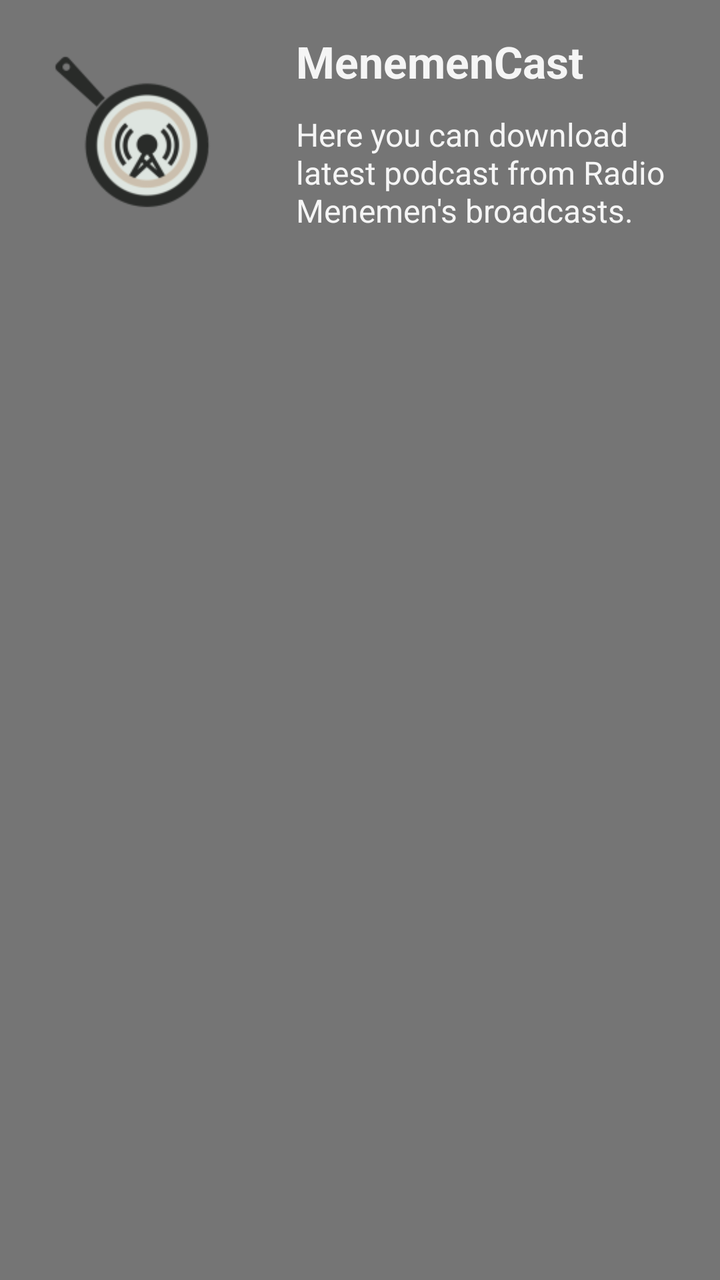
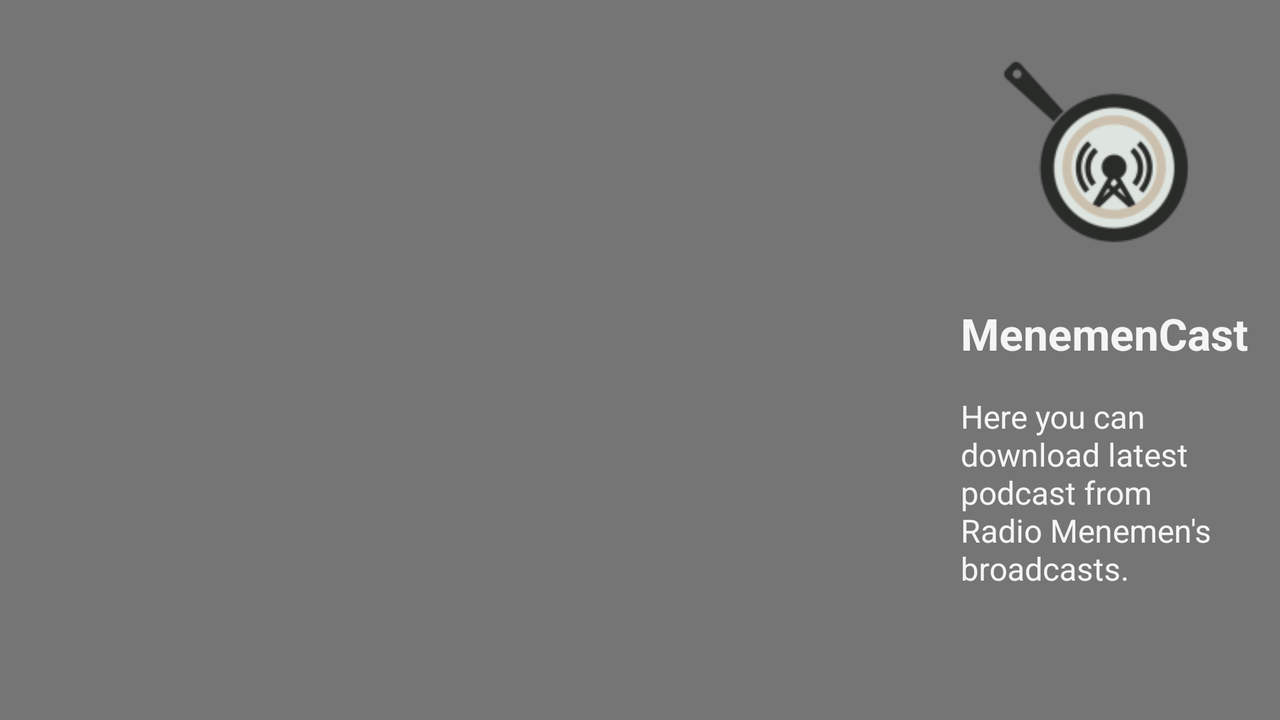

First picture: res/layout/ on a phone held upright. Second picture: the repository's own variant of that layout, on a device whose configuration matches the variant's folder. Source for both follows.
<!-- AndroidManifest.xml: application theme AppTheme -->
<!-- res/layout/fragment_podcast.xml -->
<FrameLayout xmlns:android="http://schemas.android.com/apk/res/android"
    xmlns:tools="http://schemas.android.com/tools"
    android:layout_width="match_parent"
    android:layout_height="match_parent"
    tools:context="com.incitorrent.radyo.menemen.pro.fragments.podcast">


    <RelativeLayout
        android:layout_width="match_parent"
        android:layout_height="match_parent"

        android:background="@color/colorBackgroundsoft">

        <android.support.v7.widget.RecyclerView
            android:layout_width="match_parent"
            android:layout_height="wrap_content"
            android:id="@+id/podcastR"
            android:layout_below="@+id/imageView"
            android:layout_alignParentStart="true"
            android:layout_marginLeft="16dp"
            android:layout_marginTop="16dp"
            android:layout_marginRight="16dp" />

        <ImageView
            android:layout_width="100dp"
            android:layout_height="100dp"
            android:id="@+id/imageView"
            android:src="@mipmap/ic_launcher"
            android:layout_alignParentTop="true"
            android:layout_alignParentStart="true"
            android:layout_margin="16dp" />

        <TextView
            android:layout_width="wrap_content"
            android:layout_height="wrap_content"
            android:text="@string/podcast_subtitle"
            android:id="@+id/description_podcast"
            android:textSize="16dp"
            android:layout_marginLeft="16dp"
            android:layout_marginRight="16dp"
            android:layout_alignBottom="@+id/imageView"
            android:layout_toEndOf="@+id/imageView"
            android:textColor="@color/softGrey" />

        <TextView
            android:layout_width="wrap_content"
            android:layout_height="wrap_content"
            android:textAppearance="?android:attr/textAppearanceLarge"
            android:text="MenemenCast"
            android:id="@+id/textView3"
            android:layout_above="@+id/description_podcast"
            android:layout_toEndOf="@+id/imageView"
            android:layout_margin="16dp"
            android:textColor="@color/softGrey"
            android:textStyle="bold" />
    </RelativeLayout>

</FrameLayout>
<!-- resources referenced by this layout -->
<resources>
  <color name="colorBackgroundsoft">#757575</color>
  <color name="softGrey">#f5f5f5</color>
  <!-- mipmap ic_launcher: png bitmap (mipmap-hdpi, 3243 bytes) -->
  <string name="podcast_subtitle">Here you can download latest podcast from Radio Menemen\'s broadcasts.</string>
  <style name="AppTheme" parent="Theme.AppCompat.Light.DarkActionBar">
          
          <item name="colorPrimary">@color/colorPrimary</item>
          <item name="colorPrimaryDark">@color/colorPrimaryDark</item>
          <item name="colorAccent">@color/colorAccent</item>
      </style>
  <color name="colorPrimary">#616161</color>
  <color name="colorPrimaryDark">#212121</color>
  <color name="colorAccent">#ff6f00</color>
</resources>
<!-- res/layout-land/fragment_podcast.xml (the repository's variant of the layout above) -->
<!-- drawn on the phone turned sideways -->
<FrameLayout xmlns:android="http://schemas.android.com/apk/res/android"
    xmlns:tools="http://schemas.android.com/tools"
    android:layout_width="match_parent"
    android:layout_height="match_parent"
    tools:context="com.incitorrent.radyo.menemen.pro.fragments.podcast">


    <RelativeLayout
        android:layout_width="match_parent"
        android:layout_height="match_parent"

        android:background="@color/colorBackgroundsoft">

        <android.support.v7.widget.RecyclerView
            android:layout_width="match_parent"
            android:layout_height="wrap_content"
            android:id="@+id/podcastR"
            android:layout_alignParentStart="true"
            android:layout_marginLeft="16dp"
            android:layout_alignParentTop="true"
            android:layout_alignParentBottom="true"
            android:layout_toStartOf="@+id/imageView" />

        <ImageView
            android:layout_width="120dp"
            android:layout_height="120dp"
            android:id="@+id/imageView"
            android:src="@mipmap/ic_launcher"
            android:layout_alignParentTop="true"
            android:layout_alignEnd="@+id/textView3"
            android:layout_margin="16dp" />

        <TextView
            android:layout_width="wrap_content"
            android:layout_height="wrap_content"
            android:text="@string/podcast_subtitle"
            android:id="@+id/description_podcast"
            android:textSize="16dp"
            android:textColor="@color/softGrey"
            android:layout_below="@+id/textView3"
            android:layout_alignStart="@+id/textView3"
            android:layout_marginTop="16dp"
            android:layout_marginRight="16dp"
            android:layout_marginBottom="16dp" />

        <TextView
            android:layout_width="wrap_content"
            android:layout_height="wrap_content"
            android:textAppearance="?android:attr/textAppearanceLarge"
            android:text="MenemenCast"
            android:id="@+id/textView3"
            android:textColor="@color/softGrey"
            android:textStyle="bold"
            android:layout_marginLeft="16dp"
            android:layout_marginRight="16dp"
            android:layout_below="@+id/imageView"
            android:layout_alignParentEnd="true" />
    </RelativeLayout>

</FrameLayout>
